Frame 1 (no input): blank canvas, image omitted
Frame 60 (no input): blank canvas, image omitted
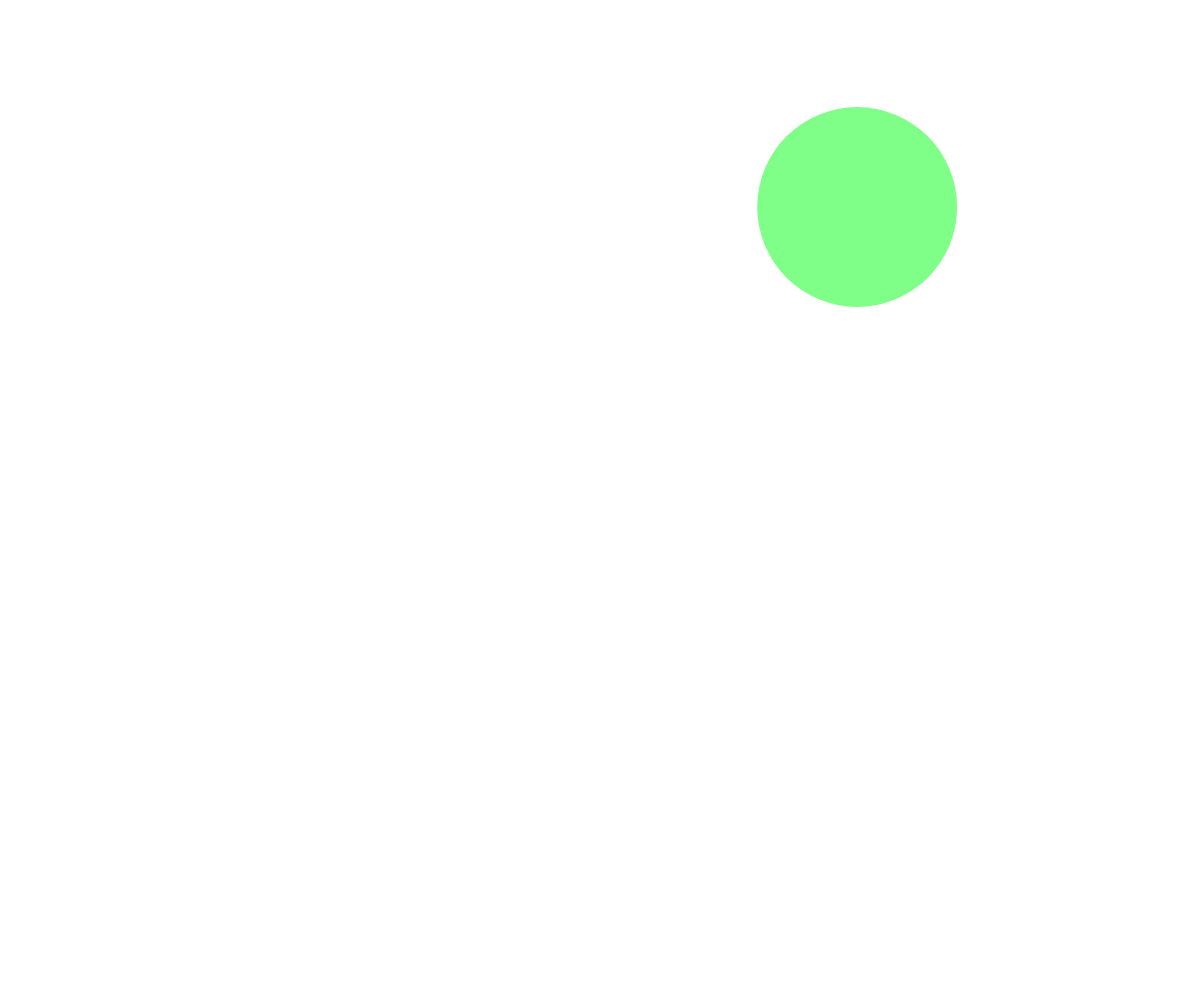
Frame 120 (the mouse pressed at the canvas centre since frame 60)

The p5.js sketch whose frames 1 and 60 were blank and that drew this single picture after the mouse press (run headless with seeded random() and noise() and a simulated clock; from frame 60 on, the mouse is pressed at the canvas centre):

// p5.js sketch
// ── sketch.js
// ------------------------------------------------------------------
// Code placed in setup() will run once at the beginning
function setup() {
  // Create a new canvas to match the browser size
  createCanvas(windowWidth, windowHeight);  
  colorMode(HSB); // from now, we're using H,S,B
}

// ------------------------------------------------------------------
// On window resize, update the canvas size
function windowResized() {
  resizeCanvas(windowWidth, windowHeight);
}

// ------------------------------------------------------------------
// Main render loop - code placed in draw() will repeat over and over
function draw() {
  // Place your drawing code here   
}

// ------------------------------------------------------------------
// mousePressed event
function mousePressed() { 
  
  let x = random(width);  // returns between 0 and width 
  let y = random(height); // returns between 0 and height
  let diameter = random(50, 250);   
  
  let hue = random(360);   
  fill(hue, 100, 100, 0.5);
  noStroke();
  
  circle(x, y, diameter); 
}

// ------------------------------------------------------------------
// keyPressed event
function keyPressed() { 
  background('white');     
}
